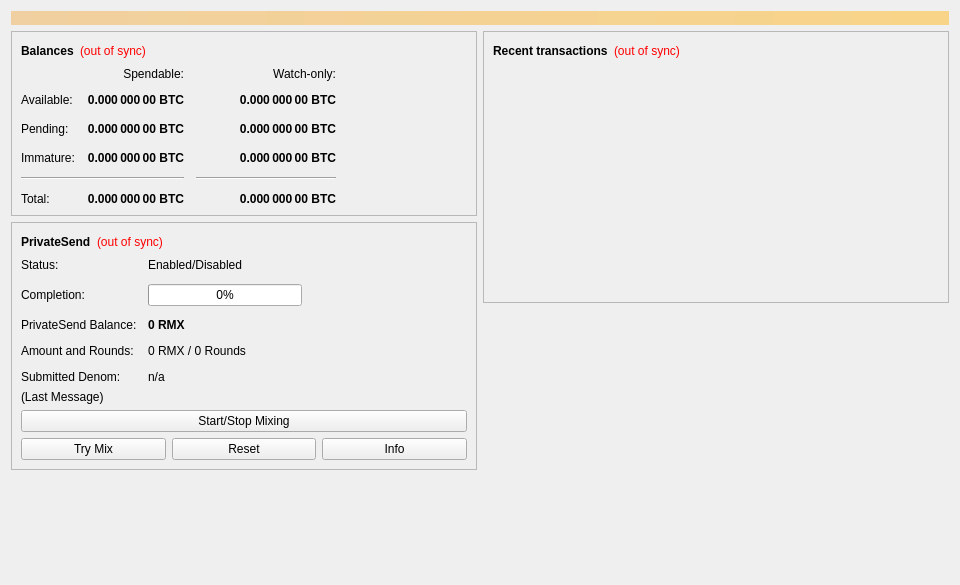
<?xml version="1.0" encoding="UTF-8"?>
<ui version="4.0">
 <class>OverviewPage</class>
 <widget class="QWidget" name="OverviewPage">
  <property name="geometry">
   <rect>
    <x>0</x>
    <y>0</y>
    <width>960</width>
    <height>585</height>
   </rect>
  </property>
  <property name="minimumSize">
   <size>
    <width>960</width>
    <height>0</height>
   </size>
  </property>
  <property name="windowTitle">
   <string>Form</string>
  </property>
  <layout class="QVBoxLayout" name="topLayout">
   <item>
    <widget class="QLabel" name="labelAlerts">
     <property name="visible">
      <bool>false</bool>
     </property>
     <property name="styleSheet">
      <string notr="true">background-color: qlineargradient(x1: 0, y1: 0, x2: 1, y2: 0, stop:0 #F0D0A0, stop:1 #F8D488); color:#000000;</string>
     </property>
     <property name="wordWrap">
      <bool>true</bool>
     </property>
     <property name="margin">
      <number>3</number>
     </property>
    </widget>
   </item>
   <item>
    <layout class="QHBoxLayout" name="horizontalLayout" stretch="1,1">
     <item>
      <layout class="QVBoxLayout" name="verticalLayout_2">
       <item>
        <widget class="QFrame" name="frame">
         <property name="frameShape">
          <enum>QFrame::StyledPanel</enum>
         </property>
         <property name="frameShadow">
          <enum>QFrame::Raised</enum>
         </property>
         <layout class="QVBoxLayout" name="verticalLayout_4">
          <item>
           <layout class="QHBoxLayout" name="horizontalLayout_4">
            <item>
             <widget class="QLabel" name="label_5">
              <property name="font">
               <font>
                <weight>75</weight>
                <bold>true</bold>
               </font>
              </property>
              <property name="text">
               <string>Balances</string>
              </property>
             </widget>
            </item>
            <item>
             <widget class="QLabel" name="labelWalletStatus">
              <property name="toolTip">
               <string>The displayed information may be out of date. Your wallet automatically synchronizes with the Remix network after a connection is established, but this process has not completed yet.</string>
              </property>
              <property name="styleSheet">
               <string notr="true">QLabel { color: red; }</string>
              </property>
              <property name="text">
               <string notr="true">(out of sync)</string>
              </property>
              <property name="alignment">
               <set>Qt::AlignLeading|Qt::AlignLeft|Qt::AlignVCenter</set>
              </property>
             </widget>
            </item>
            <item>
             <spacer name="horizontalSpacer_3">
              <property name="orientation">
               <enum>Qt::Horizontal</enum>
              </property>
              <property name="sizeHint" stdset="0">
               <size>
                <width>40</width>
                <height>20</height>
               </size>
              </property>
             </spacer>
            </item>
           </layout>
          </item>
          <item>
           <layout class="QGridLayout" name="gridLayout">
            <property name="spacing">
             <number>12</number>
            </property>
            <item row="2" column="2">
             <widget class="QLabel" name="labelWatchPending">
              <property name="font">
               <font>
                <weight>75</weight>
                <bold>true</bold>
               </font>
              </property>
              <property name="cursor">
               <cursorShape>IBeamCursor</cursorShape>
              </property>
              <property name="toolTip">
               <string>Unconfirmed transactions to watch-only addresses</string>
              </property>
              <property name="text">
               <string notr="true">0.000 000 00 BTC</string>
              </property>
              <property name="alignment">
               <set>Qt::AlignRight|Qt::AlignTrailing|Qt::AlignVCenter</set>
              </property>
              <property name="textInteractionFlags">
               <set>Qt::LinksAccessibleByMouse|Qt::TextSelectableByKeyboard|Qt::TextSelectableByMouse</set>
              </property>
             </widget>
            </item>
            <item row="2" column="1">
             <widget class="QLabel" name="labelUnconfirmed">
              <property name="font">
               <font>
                <weight>75</weight>
                <bold>true</bold>
               </font>
              </property>
              <property name="cursor">
               <cursorShape>IBeamCursor</cursorShape>
              </property>
              <property name="toolTip">
               <string>Total of transactions that have yet to be confirmed, and do not yet count toward the spendable balance</string>
              </property>
              <property name="text">
               <string notr="true">0.000 000 00 BTC</string>
              </property>
              <property name="alignment">
               <set>Qt::AlignRight|Qt::AlignTrailing|Qt::AlignVCenter</set>
              </property>
              <property name="textInteractionFlags">
               <set>Qt::LinksAccessibleByMouse|Qt::TextSelectableByKeyboard|Qt::TextSelectableByMouse</set>
              </property>
             </widget>
            </item>
            <item row="3" column="2">
             <widget class="QLabel" name="labelWatchImmature">
              <property name="font">
               <font>
                <weight>75</weight>
                <bold>true</bold>
               </font>
              </property>
              <property name="cursor">
               <cursorShape>IBeamCursor</cursorShape>
              </property>
              <property name="toolTip">
               <string>Mined balance in watch-only addresses that has not yet matured</string>
              </property>
              <property name="text">
               <string notr="true">0.000 000 00 BTC</string>
              </property>
              <property name="alignment">
               <set>Qt::AlignRight|Qt::AlignTrailing|Qt::AlignVCenter</set>
              </property>
              <property name="textInteractionFlags">
               <set>Qt::LinksAccessibleByMouse|Qt::TextSelectableByKeyboard|Qt::TextSelectableByMouse</set>
              </property>
             </widget>
            </item>
            <item row="4" column="0" colspan="2">
             <widget class="Line" name="lineSpendableBalance">
              <property name="orientation">
               <enum>Qt::Horizontal</enum>
              </property>
             </widget>
            </item>
            <item row="4" column="2">
             <widget class="Line" name="lineWatchBalance">
              <property name="sizePolicy">
               <sizepolicy hsizetype="Preferred" vsizetype="Fixed">
                <horstretch>0</horstretch>
                <verstretch>0</verstretch>
               </sizepolicy>
              </property>
              <property name="minimumSize">
               <size>
                <width>140</width>
                <height>0</height>
               </size>
              </property>
              <property name="orientation">
               <enum>Qt::Horizontal</enum>
              </property>
             </widget>
            </item>
            <item row="5" column="0">
             <widget class="QLabel" name="labelTotalText">
              <property name="text">
               <string>Total:</string>
              </property>
             </widget>
            </item>
            <item row="3" column="1">
             <widget class="QLabel" name="labelImmature">
              <property name="font">
               <font>
                <weight>75</weight>
                <bold>true</bold>
               </font>
              </property>
              <property name="cursor">
               <cursorShape>IBeamCursor</cursorShape>
              </property>
              <property name="toolTip">
               <string>Mined balance that has not yet matured</string>
              </property>
              <property name="text">
               <string notr="true">0.000 000 00 BTC</string>
              </property>
              <property name="alignment">
               <set>Qt::AlignRight|Qt::AlignTrailing|Qt::AlignVCenter</set>
              </property>
              <property name="textInteractionFlags">
               <set>Qt::LinksAccessibleByMouse|Qt::TextSelectableByKeyboard|Qt::TextSelectableByMouse</set>
              </property>
             </widget>
            </item>
            <item row="2" column="3">
             <spacer name="horizontalSpacer_2">
              <property name="orientation">
               <enum>Qt::Horizontal</enum>
              </property>
              <property name="sizeHint" stdset="0">
               <size>
                <width>40</width>
                <height>20</height>
               </size>
              </property>
             </spacer>
            </item>
            <item row="3" column="0">
             <widget class="QLabel" name="labelImmatureText">
              <property name="text">
               <string>Immature:</string>
              </property>
             </widget>
            </item>
            <item row="5" column="1">
             <widget class="QLabel" name="labelTotal">
              <property name="font">
               <font>
                <weight>75</weight>
                <bold>true</bold>
               </font>
              </property>
              <property name="cursor">
               <cursorShape>IBeamCursor</cursorShape>
              </property>
              <property name="toolTip">
               <string>Your current total balance</string>
              </property>
              <property name="text">
               <string notr="true">0.000 000 00 BTC</string>
              </property>
              <property name="alignment">
               <set>Qt::AlignRight|Qt::AlignTrailing|Qt::AlignVCenter</set>
              </property>
              <property name="textInteractionFlags">
               <set>Qt::LinksAccessibleByMouse|Qt::TextSelectableByKeyboard|Qt::TextSelectableByMouse</set>
              </property>
             </widget>
            </item>
            <item row="5" column="2">
             <widget class="QLabel" name="labelWatchTotal">
              <property name="font">
               <font>
                <weight>75</weight>
                <bold>true</bold>
               </font>
              </property>
              <property name="cursor">
               <cursorShape>IBeamCursor</cursorShape>
              </property>
              <property name="toolTip">
               <string>Current total balance in watch-only addresses</string>
              </property>
              <property name="text">
               <string notr="true">0.000 000 00 BTC</string>
              </property>
              <property name="alignment">
               <set>Qt::AlignRight|Qt::AlignTrailing|Qt::AlignVCenter</set>
              </property>
              <property name="textInteractionFlags">
               <set>Qt::LinksAccessibleByMouse|Qt::TextSelectableByKeyboard|Qt::TextSelectableByMouse</set>
              </property>
             </widget>
            </item>
            <item row="0" column="2">
             <widget class="QLabel" name="labelWatchonly">
              <property name="text">
               <string>Watch-only:</string>
              </property>
              <property name="alignment">
               <set>Qt::AlignRight|Qt::AlignTrailing|Qt::AlignVCenter</set>
              </property>
             </widget>
            </item>
            <item row="1" column="0">
             <widget class="QLabel" name="labelBalanceText">
              <property name="text">
               <string>Available:</string>
              </property>
             </widget>
            </item>
            <item row="1" column="1">
             <widget class="QLabel" name="labelBalance">
              <property name="font">
               <font>
                <weight>75</weight>
                <bold>true</bold>
               </font>
              </property>
              <property name="cursor">
               <cursorShape>IBeamCursor</cursorShape>
              </property>
              <property name="toolTip">
               <string>Your current spendable balance</string>
              </property>
              <property name="text">
               <string notr="true">0.000 000 00 BTC</string>
              </property>
              <property name="alignment">
               <set>Qt::AlignRight|Qt::AlignTrailing|Qt::AlignVCenter</set>
              </property>
              <property name="textInteractionFlags">
               <set>Qt::LinksAccessibleByMouse|Qt::TextSelectableByKeyboard|Qt::TextSelectableByMouse</set>
              </property>
             </widget>
            </item>
            <item row="1" column="2">
             <widget class="QLabel" name="labelWatchAvailable">
              <property name="font">
               <font>
                <weight>75</weight>
                <bold>true</bold>
               </font>
              </property>
              <property name="cursor">
               <cursorShape>IBeamCursor</cursorShape>
              </property>
              <property name="toolTip">
               <string>Your current balance in watch-only addresses</string>
              </property>
              <property name="text">
               <string notr="true">0.000 000 00 BTC</string>
              </property>
              <property name="alignment">
               <set>Qt::AlignRight|Qt::AlignTrailing|Qt::AlignVCenter</set>
              </property>
              <property name="textInteractionFlags">
               <set>Qt::LinksAccessibleByMouse|Qt::TextSelectableByKeyboard|Qt::TextSelectableByMouse</set>
              </property>
             </widget>
            </item>
            <item row="2" column="0">
             <widget class="QLabel" name="labelPendingText">
              <property name="text">
               <string>Pending:</string>
              </property>
             </widget>
            </item>
            <item row="0" column="1">
             <widget class="QLabel" name="labelSpendable">
              <property name="text">
               <string>Spendable:</string>
              </property>
              <property name="alignment">
               <set>Qt::AlignRight|Qt::AlignTrailing|Qt::AlignVCenter</set>
              </property>
             </widget>
            </item>
           </layout>
          </item>
         </layout>
        </widget>
       </item>
       <item>
        <widget class="QFrame" name="framePrivateSend">
         <property name="layoutDirection">
          <enum>Qt::LeftToRight</enum>
         </property>
         <property name="frameShape">
          <enum>QFrame::StyledPanel</enum>
         </property>
         <property name="frameShadow">
          <enum>QFrame::Raised</enum>
         </property>
         <layout class="QVBoxLayout" name="VerticalLayout_PS1">
          <item>
           <layout class="QHBoxLayout" name="horizontalLayout_5">
            <item>
             <widget class="QLabel" name="labelPrivateSendHeader">
              <property name="font">
               <font>
                <weight>75</weight>
                <bold>true</bold>
               </font>
              </property>
              <property name="text">
               <string>PrivateSend</string>
              </property>
             </widget>
            </item>
            <item>
             <widget class="QLabel" name="labelPrivateSendSyncStatus">
              <property name="toolTip">
               <string>The displayed information may be out of date. Your wallet automatically synchronizes with the Remix network after a connection is established, but this process has not completed yet.</string>
              </property>
              <property name="styleSheet">
               <string notr="true">QLabel { color: red; }</string>
              </property>
              <property name="text">
               <string notr="true">(out of sync)</string>
              </property>
              <property name="alignment">
               <set>Qt::AlignLeading|Qt::AlignLeft|Qt::AlignVCenter</set>
              </property>
             </widget>
            </item>
            <item>
             <spacer name="horizontalSpacer_4">
              <property name="orientation">
               <enum>Qt::Horizontal</enum>
              </property>
              <property name="sizeHint" stdset="0">
               <size>
                <width>40</width>
                <height>20</height>
               </size>
              </property>
             </spacer>
            </item>
           </layout>
          </item>
          <item>
           <layout class="QFormLayout" name="privateSendFormLayout">
            <property name="fieldGrowthPolicy">
             <enum>QFormLayout::AllNonFixedFieldsGrow</enum>
            </property>
            <property name="horizontalSpacing">
             <number>11</number>
            </property>
            <property name="verticalSpacing">
             <number>12</number>
            </property>
            <item row="0" column="0">
             <widget class="QLabel" name="labelPrivateSendEnabledText">
              <property name="text">
               <string>Status:</string>
              </property>
             </widget>
            </item>
            <item row="0" column="1">
             <widget class="QLabel" name="labelPrivateSendEnabled">
              <property name="text">
               <string>Enabled/Disabled</string>
              </property>
             </widget>
            </item>
            <item row="1" column="0">
             <widget class="QLabel" name="labelCompletitionText">
              <property name="text">
               <string>Completion:</string>
              </property>
             </widget>
            </item>
            <item row="1" column="1">
             <widget class="QProgressBar" name="privateSendProgress">
              <property name="maximumSize">
               <size>
                <width>154</width>
                <height>16777215</height>
               </size>
              </property>
              <property name="value">
               <number>0</number>
              </property>
             </widget>
            </item>
            <item row="2" column="0">
             <widget class="QLabel" name="labelAnonymizedText">
              <property name="text">
               <string>PrivateSend Balance:</string>
              </property>
             </widget>
            </item>
            <item row="2" column="1">
             <widget class="QLabel" name="labelAnonymized">
              <property name="font">
               <font>
                <weight>75</weight>
                <bold>true</bold>
               </font>
              </property>
              <property name="text">
               <string notr="true">0 RMX</string>
              </property>
             </widget>
            </item>
            <item row="3" column="0">
             <widget class="QLabel" name="labelAmountAndRoundsText">
              <property name="text">
               <string>Amount and Rounds:</string>
              </property>
             </widget>
            </item>
            <item row="3" column="1">
             <widget class="QLabel" name="labelAmountRounds">
              <property name="text">
               <string>0 RMX / 0 Rounds</string>
              </property>
             </widget>
            </item>
            <item row="4" column="0">
             <widget class="QLabel" name="labelSubmittedDenomText">
              <property name="text">
               <string>Submitted Denom:</string>
              </property>
             </widget>
            </item>
            <item row="4" column="1">
             <widget class="QLabel" name="labelSubmittedDenom">
              <property name="toolTip">
               <string>The denominations you submitted to the Masternode.&lt;br&gt;To mix, other users must submit the exact same denominations.</string>
              </property>
              <property name="text">
               <string>n/a</string>
              </property>
             </widget>
            </item>
           </layout>
          </item>
          <item>
           <layout class="QVBoxLayout" name="VerticalLayout_PS">
            <item>
             <widget class="QLabel" name="labelPrivateSendLastMessage">
              <property name="text">
               <string>(Last Message)</string>
              </property>
              <property name="alignment">
               <set>Qt::AlignLeading|Qt::AlignLeft|Qt::AlignTop</set>
              </property>
              <property name="wordWrap">
               <bool>true</bool>
              </property>
             </widget>
            </item>
            <item>
             <widget class="QPushButton" name="togglePrivateSend">
              <property name="sizePolicy">
               <sizepolicy hsizetype="MinimumExpanding" vsizetype="Fixed">
                <horstretch>0</horstretch>
                <verstretch>0</verstretch>
               </sizepolicy>
              </property>
              <property name="text">
               <string>Start/Stop Mixing</string>
              </property>
             </widget>
            </item>
            <item>
             <layout class="QHBoxLayout" name="horizontalLayout_debugbuttons">
              <item>
               <widget class="QPushButton" name="privateSendAuto">
                <property name="sizePolicy">
                 <sizepolicy hsizetype="MinimumExpanding" vsizetype="Fixed">
                  <horstretch>0</horstretch>
                  <verstretch>0</verstretch>
                 </sizepolicy>
                </property>
                <property name="toolTip">
                 <string>Try to manually submit a PrivateSend request.</string>
                </property>
                <property name="text">
                 <string>Try Mix</string>
                </property>
               </widget>
              </item>
              <item>
               <widget class="QPushButton" name="privateSendReset">
                <property name="sizePolicy">
                 <sizepolicy hsizetype="MinimumExpanding" vsizetype="Fixed">
                  <horstretch>0</horstretch>
                  <verstretch>0</verstretch>
                 </sizepolicy>
                </property>
                <property name="toolTip">
                 <string>Reset the current status of PrivateSend (can interrupt PrivateSend if it's in the process of Mixing, which can cost you money!)</string>
                </property>
                <property name="autoFillBackground">
                 <bool>false</bool>
                </property>
                <property name="text">
                 <string>Reset</string>
                </property>
               </widget>
              </item>
              <item>
               <widget class="QPushButton" name="privateSendInfo">
                <property name="sizePolicy">
                 <sizepolicy hsizetype="MinimumExpanding" vsizetype="Fixed">
                  <horstretch>0</horstretch>
                  <verstretch>0</verstretch>
                 </sizepolicy>
                </property>
                <property name="toolTip">
                 <string>Information about PrivateSend and Mixing</string>
                </property>
                <property name="text">
                 <string>Info</string>
                </property>
               </widget>
              </item>
             </layout>
            </item>
           </layout>
          </item>
         </layout>
        </widget>
       </item>
       <item>
        <spacer name="verticalSpacer">
         <property name="orientation">
          <enum>Qt::Vertical</enum>
         </property>
         <property name="sizeHint" stdset="0">
          <size>
           <width>20</width>
           <height>40</height>
          </size>
         </property>
        </spacer>
       </item>
      </layout>
     </item>
     <item>
      <layout class="QVBoxLayout" name="verticalLayout_3">
       <item>
        <widget class="QFrame" name="frame_2">
         <property name="frameShape">
          <enum>QFrame::StyledPanel</enum>
         </property>
         <property name="frameShadow">
          <enum>QFrame::Raised</enum>
         </property>
         <layout class="QVBoxLayout" name="verticalLayout">
          <item>
           <layout class="QHBoxLayout" name="horizontalLayout_2">
            <item>
             <widget class="QLabel" name="label_4">
              <property name="font">
               <font>
                <weight>75</weight>
                <bold>true</bold>
               </font>
              </property>
              <property name="text">
               <string>Recent transactions</string>
              </property>
             </widget>
            </item>
            <item>
             <widget class="QLabel" name="labelTransactionsStatus">
              <property name="toolTip">
               <string>The displayed information may be out of date. Your wallet automatically synchronizes with the Remix network after a connection is established, but this process has not completed yet.</string>
              </property>
              <property name="styleSheet">
               <string notr="true">QLabel { color: red; }</string>
              </property>
              <property name="text">
               <string notr="true">(out of sync)</string>
              </property>
              <property name="alignment">
               <set>Qt::AlignLeading|Qt::AlignLeft|Qt::AlignVCenter</set>
              </property>
             </widget>
            </item>
            <item>
             <spacer name="horizontalSpacer">
              <property name="orientation">
               <enum>Qt::Horizontal</enum>
              </property>
              <property name="sizeHint" stdset="0">
               <size>
                <width>40</width>
                <height>20</height>
               </size>
              </property>
             </spacer>
            </item>
           </layout>
          </item>
          <item>
           <widget class="QListView" name="listTransactions">
            <property name="styleSheet">
             <string notr="true">QListView { background: transparent; }</string>
            </property>
            <property name="frameShape">
             <enum>QFrame::NoFrame</enum>
            </property>
            <property name="verticalScrollBarPolicy">
             <enum>Qt::ScrollBarAlwaysOff</enum>
            </property>
            <property name="horizontalScrollBarPolicy">
             <enum>Qt::ScrollBarAlwaysOff</enum>
            </property>
            <property name="selectionMode">
             <enum>QAbstractItemView::NoSelection</enum>
            </property>
           </widget>
          </item>
         </layout>
        </widget>
       </item>
       <item>
        <spacer name="verticalSpacer_2">
         <property name="orientation">
          <enum>Qt::Vertical</enum>
         </property>
         <property name="sizeHint" stdset="0">
          <size>
           <width>20</width>
           <height>40</height>
          </size>
         </property>
        </spacer>
       </item>
      </layout>
     </item>
    </layout>
   </item>
  </layout>
 </widget>
 <resources/>
 <connections/>
</ui>
